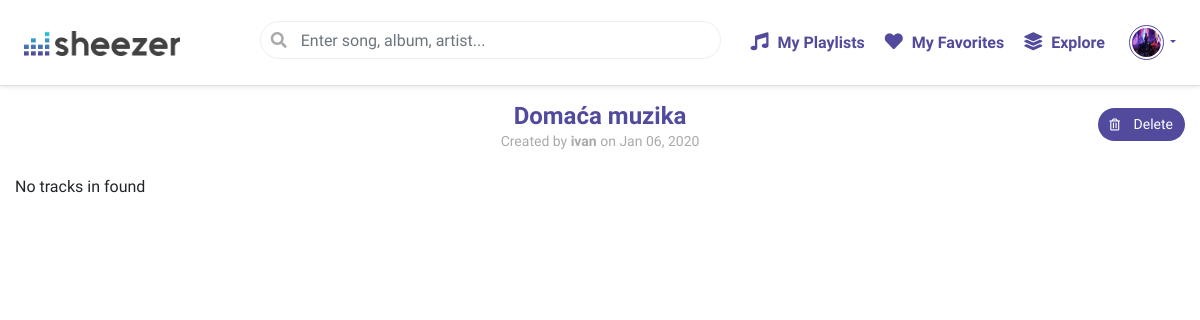
The app's page /music/playlists/12/ (signed in) with its own data.
### accounts/models.py (models this page shows, shortened)
class Profile(models.Model):
    user = models.OneToOneField(User, on_delete = models.CASCADE)
    first_name = models.CharField(max_length = 100, blank = True)
    last_name = models.CharField(max_length = 100, blank = True)
    email = models.CharField(max_length = 100, blank = True)
    image = models.ImageField(default = 'default.png', upload_to = 'profile_pics')

### music/models.py (models this page shows, shortened)
class Playlist(models.Model):
    name = models.CharField(max_length = 100)
    creation_date = models.DateTimeField(auto_now = True)
    songs = models.ManyToManyField('Song')
    created_by = models.ForeignKey(User, on_delete = models.CASCADE)

### music/views.py (the view, shortened to what this page needs)
# urls.py: path('playlists/<int:id>/', views.playlist_view, name="playlist"),
def playlist_view(request, id):
    playlist = Playlist.objects.get(id = id)
    songs = playlist.songs.all()
    data = []
    for song in songs:
        url = "https://deezerdevs-deezer.p.rapidapi.com/track/" + str(song.api_id)
        response = requests.request("GET", url, headers = headers).json()
        data.append(response)
    return render(request, 'music/playlist.html', { 'data': data, 'playlist': playlist })

### music/templates/music/playlist.html (shortened to what this page needs)
{% extends 'layout.html' %}
{% load music_extras %}
{% block content %}
<div class="container-fluid">
  <div class="page-header">
    <h1>{{ playlist.name }}</h1>
    <h6>Created by <strong>{{ playlist.created_by }}</strong> on {{ playlist.creation_date|date:'M d, Y'}}</h6>
    <div class="actions">
      {% if playlist.created_by == user %}
      {% if playlist.name != 'My Favorites' %}
      <button type="button" class="btn btn-primary" data-toggle="modal" data-target="#deletePlaylistModal"><i class="far fa-trash-alt"></i> Delete</button>
      {% endif %}
      {% endif %}
    </div>
  </div>
  {% if data|length > 0 %}
  <table id="datatable" class="table table-hover">
    <thead>
      <th>Preview</th>
      <th>Artist</th>
      <th>Song</th>
      <th>Album</th>
      <th>Duration</th>
      <th>Popularity</th>
      <th></th>
    </thead>
    <tbody>
      {% for song in data %}
      <tr>
        <td>
          <img src="{{ song.album.cover_small }}" class="song-image">
          <span class="btn btn-primary play-button fas fa-play-circle" data-url="{{ song.preview }}"></span>
        </td>
        <td><a class="datatable-link" href="{% url 'music:artist' song.artist.id %}">{{ song.artist.name }}</a></td>
        <td><a class="datatable-link" href="{% url 'music:track' song.id %}">{{ song.title_short }}</a></td>
        <td><a class="datatable-link" href="{% url 'music:album' song.album.id %}">{{ song.album.title }}</a></td>
        <td>{{ song.duration|duration }}</td>
        <td>{{ song.rank|popularity }} / 10</td>
        <td class="ellipsis">
          {% if playlist.created_by == user %}
          <form action="" method="POST">
            {% csrf_token %}
            <input type="hidden" value="{{ song.id }}" name="song_id" />
            <button type="submit" class="btn-remove shadow"><i class="far fa-trash-alt"></i></button>
          </form>
          {% endif %}
        </td>
      </tr>
      {% endfor %}
    </tbody>
  </table>
  {% else %}
  <p>No tracks in found</p>
  {% endif %}
</div>
{% endblock %}

### templates/layout.html (shortened to what this page needs)
{% load static from static %}
<!DOCTYPE html>
<html>
    <head>
        <link rel="stylesheet" href="https://stackpath.bootstrapcdn.com/bootstrap/4.4.1/css/bootstrap.min.css">
        <link rel="stylesheet" href="{% static 'styles.css' %}">
        <link href="https://cdnjs.cloudflare.com/ajax/libs/font-awesome/5.11.2/css/all.css" rel="stylesheet">
        <link href="https://cdn.datatables.net/1.10.20/css/dataTables.bootstrap4.min.css" rel="stylesheet">
    </head>
    <body>
        <header>
            <div class="d-flex flex-column flex-md-row align-items-center p-3 px-md-4 mb-3 bg-white border-bottom shadow-sm">
                <h5 class="my-0 mr-md-auto"><a href="{% url 'home' %}"><img src="{% static '/logo.png' %}" class="logo"/></a></h5>
                <div class="my-0 mr-md-auto nav-search-wrapper">
                    <form action="/music/search" method="GET" id="nav-search-form">
                        <input type="text" class="form-control" name="search" placeholder="Enter song, album, artist...">
                    </form>
                </div>
                {% if user.is_authenticated %}
                <nav class="my-2 my-md-0 mr-md-3">
                    <a class="p-2" href="{% url 'music:playlists' %}"><i class="fas fa-music"></i> My Playlists</a>
                    <a class="p-2" href="{% url 'music:favorites' %}"><i class="fas fa-heart"></i> My Favorites</a>
                    <a class="p-2" href="{% url 'music:explore' %}"><i class="fas fa-layer-group"></i> Explore</a>
                </nav>
                <div class="btn-group nav-dropdown">
                    <a href="#" class="dropdown-toggle" data-toggle="dropdown" aria-haspopup="true" aria-expanded="false">
                        <img src="{{ user.profile.image.url }}" alt="" class="rounded-circle">
                    </a>
                </div>
                {% else %}
                    <a class="btn btn-primary mr-2" href="{% url 'accounts:login' %}">Login</a>
                    <a class="btn btn-secondary" href="{% url 'accounts:signup' %}">Signup</a>
                {% endif %}
            </div>
        </header>
       <div class="wrapper">
            {% if user.is_authenticated %}
                {% block content %}
                {% endblock %}
            {% else %}
                <div class="alert alert-secondary text-center mr-3 ml-3">
                    <i class="fas fa-user-lock fa-2x"></i><br>
                    You don't have permissions to see this page.<br> Please log in to continue!
                </div>
            {% endif %}
       </div>
    </body>
</html>

### assets/styles.css (style rules this page uses)
body { margin: 0; padding: 0; background: #fff; font-family: 'Nunito Sans', sans-serif; }
form input { display: block; background-color: #fff; border: 1px solid #ccc; border-radius: 5px; margin-top: 5px; margin-bottom: 10px; height: 35px; padding: 5px 10px; width: 100%; }
.page-header { text-align: center; margin-bottom: 25px; }
.page-header h1 { font-size: 24px; font-weight: 600; color: #514A9D; margin-bottom: 2px; }
.page-header h6 { font-size: 14px; color: #aaa; }
.page-header .actions { margin-top: -50px; float: right; }
.page-header .actions button { background-color: #514A9D; border: 0px; font-size: 14px; border-radius: 20px; }
.page-header .actions button i { font-size: 12px; margin-right: 10px; }
.logo { height: 25px; }
nav a { display: inline-block; font-weight: 600; color: #514A9D; }
nav a i { font-size: 18px; margin-right: 5px; }
.nav-search-wrapper { width: 40%; margin-left: 5%; }
#nav-search-form input { padding-left: 40px; border-radius: 25px; border: 1px solid #eee; }
.nav-dropdown .dropdown-toggle { color: #514A9D; font-size: 12px; }
.nav-dropdown .dropdown-toggle img { height: 35px; width: 35px; padding: 2px; border: 1px solid #514A9D; }

### records on screen
Playlist: name "Domaća muzika", created_by "ivan", creation_date "Jan 06, 2020"
